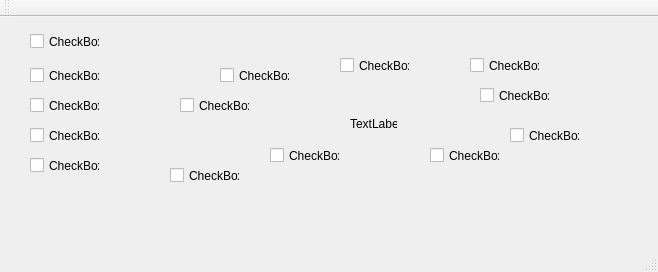
<?xml version="1.0" encoding="UTF-8"?>
<ui version="4.0">
 <class>MainWindow</class>
 <widget class="QMainWindow" name="MainWindow">
  <property name="geometry">
   <rect>
    <x>0</x>
    <y>0</y>
    <width>658</width>
    <height>272</height>
   </rect>
  </property>
  <property name="windowTitle">
   <string>MainWindow</string>
  </property>
  <widget class="QWidget" name="centralWidget">
   <widget class="countBox" name="checkBox">
    <property name="geometry">
     <rect>
      <x>30</x>
      <y>16</y>
      <width>70</width>
      <height>17</height>
     </rect>
    </property>
    <property name="accessibleName">
     <string>2</string>
    </property>
    <property name="accessibleDescription">
     <string>A</string>
    </property>
    <property name="text">
     <string>CheckBox</string>
    </property>
    <property name="myGroup" stdset="0">
     <string>WWAAAAA</string>
    </property>
   </widget>
   <widget class="countBox" name="checkBox_2">
    <property name="geometry">
     <rect>
      <x>30</x>
      <y>50</y>
      <width>70</width>
      <height>17</height>
     </rect>
    </property>
    <property name="accessibleName">
     <string>2</string>
    </property>
    <property name="accessibleDescription">
     <string>A</string>
    </property>
    <property name="text">
     <string>CheckBox</string>
    </property>
   </widget>
   <widget class="countBox" name="checkBox_3">
    <property name="geometry">
     <rect>
      <x>30</x>
      <y>80</y>
      <width>70</width>
      <height>17</height>
     </rect>
    </property>
    <property name="accessibleName">
     <string>2</string>
    </property>
    <property name="accessibleDescription">
     <string>A</string>
    </property>
    <property name="text">
     <string>CheckBox</string>
    </property>
   </widget>
   <widget class="countBox" name="checkBox_4">
    <property name="geometry">
     <rect>
      <x>30</x>
      <y>110</y>
      <width>70</width>
      <height>17</height>
     </rect>
    </property>
    <property name="accessibleName">
     <string>2</string>
    </property>
    <property name="accessibleDescription">
     <string>A</string>
    </property>
    <property name="text">
     <string>CheckBox</string>
    </property>
   </widget>
   <widget class="countBox" name="checkBox_5">
    <property name="geometry">
     <rect>
      <x>30</x>
      <y>140</y>
      <width>70</width>
      <height>17</height>
     </rect>
    </property>
    <property name="accessibleName">
     <string>2</string>
    </property>
    <property name="accessibleDescription">
     <string>A</string>
    </property>
    <property name="text">
     <string>CheckBox</string>
    </property>
   </widget>
   <widget class="QLabel" name="txtCounter">
    <property name="geometry">
     <rect>
      <x>350</x>
      <y>100</y>
      <width>47</width>
      <height>13</height>
     </rect>
    </property>
    <property name="text">
     <string>TextLabel</string>
    </property>
   </widget>
   <widget class="countBox" name="checkBox_6">
    <property name="geometry">
     <rect>
      <x>170</x>
      <y>150</y>
      <width>70</width>
      <height>17</height>
     </rect>
    </property>
    <property name="accessibleDescription">
     <string>B</string>
    </property>
    <property name="text">
     <string>CheckBox</string>
    </property>
   </widget>
   <widget class="countBox" name="checkBox_7">
    <property name="geometry">
     <rect>
      <x>220</x>
      <y>50</y>
      <width>70</width>
      <height>17</height>
     </rect>
    </property>
    <property name="accessibleDescription">
     <string>B</string>
    </property>
    <property name="text">
     <string>CheckBox</string>
    </property>
   </widget>
   <widget class="countBox" name="checkBox_8">
    <property name="geometry">
     <rect>
      <x>270</x>
      <y>130</y>
      <width>70</width>
      <height>17</height>
     </rect>
    </property>
    <property name="accessibleDescription">
     <string>B</string>
    </property>
    <property name="text">
     <string>CheckBox</string>
    </property>
   </widget>
   <widget class="countBox" name="checkBox_9">
    <property name="geometry">
     <rect>
      <x>340</x>
      <y>40</y>
      <width>70</width>
      <height>17</height>
     </rect>
    </property>
    <property name="accessibleDescription">
     <string>B</string>
    </property>
    <property name="text">
     <string>CheckBox</string>
    </property>
   </widget>
   <widget class="countBox" name="checkBox_10">
    <property name="geometry">
     <rect>
      <x>430</x>
      <y>130</y>
      <width>70</width>
      <height>17</height>
     </rect>
    </property>
    <property name="text">
     <string>CheckBox</string>
    </property>
   </widget>
   <widget class="countBox" name="checkBox_11">
    <property name="geometry">
     <rect>
      <x>470</x>
      <y>40</y>
      <width>70</width>
      <height>17</height>
     </rect>
    </property>
    <property name="text">
     <string>CheckBox</string>
    </property>
   </widget>
   <widget class="countBox" name="checkBox_12">
    <property name="geometry">
     <rect>
      <x>510</x>
      <y>110</y>
      <width>70</width>
      <height>17</height>
     </rect>
    </property>
    <property name="text">
     <string>CheckBox</string>
    </property>
   </widget>
   <widget class="countBox" name="checkBox_13">
    <property name="geometry">
     <rect>
      <x>480</x>
      <y>70</y>
      <width>70</width>
      <height>17</height>
     </rect>
    </property>
    <property name="text">
     <string>CheckBox</string>
    </property>
   </widget>
   <widget class="countBox" name="checkBox_14">
    <property name="geometry">
     <rect>
      <x>180</x>
      <y>80</y>
      <width>70</width>
      <height>17</height>
     </rect>
    </property>
    <property name="text">
     <string>CheckBox</string>
    </property>
   </widget>
  </widget>
  <widget class="QMenuBar" name="menuBar">
   <property name="geometry">
    <rect>
     <x>0</x>
     <y>0</y>
     <width>658</width>
     <height>21</height>
    </rect>
   </property>
  </widget>
  <widget class="QToolBar" name="mainToolBar">
   <attribute name="toolBarArea">
    <enum>TopToolBarArea</enum>
   </attribute>
   <attribute name="toolBarBreak">
    <bool>false</bool>
   </attribute>
  </widget>
  <widget class="QStatusBar" name="statusBar"/>
 </widget>
 <layoutdefault spacing="6" margin="11"/>
 <customwidgets>
  <customwidget>
   <class>countBox</class>
   <extends>QCheckBox</extends>
   <header>countbox.h</header>
  </customwidget>
 </customwidgets>
 <resources/>
 <connections/>
</ui>
